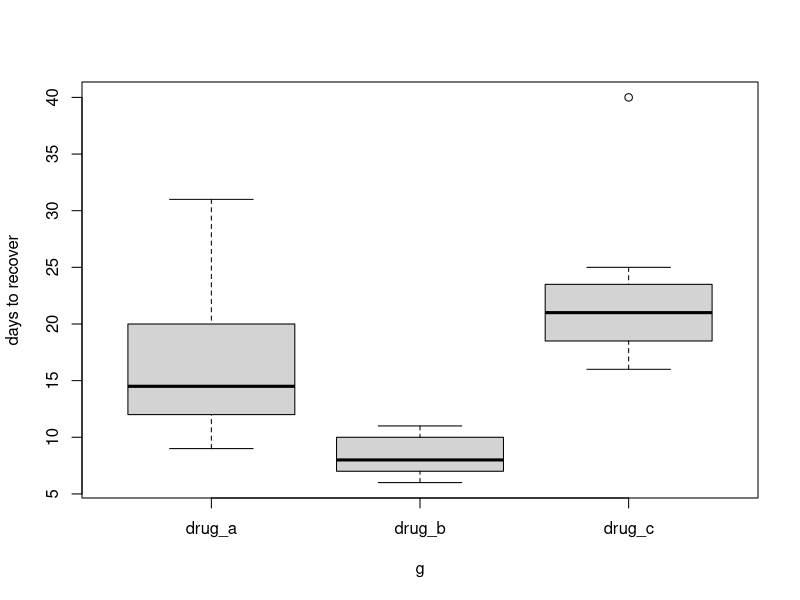

The R source for this figure:
recovery <- list(
  drug_a = c(12, 15, 9, 20, 14, 31),
  drug_b = c(8, 7, 11, 6, 10),
  drug_c = c(18, 22, 16, 25, 19, 21, 40)
)
sapply(recovery, function(x) shapiro.test(x)$p.value)

y <- unlist(recovery)
g <- factor(rep(names(recovery), lengths(recovery)))

kruskal.test(y ~ g)

r <- rank(y)
n_i <- tapply(r, g, length)
R_i <- tapply(r, g, sum)
N <- length(y)
H <- 12 / (N * (N + 1)) * sum(R_i^2 / n_i) - 3 * (N + 1)
c(H = H, p = pchisq(H, nlevels(g) - 1, lower.tail = FALSE))

pairwise.wilcox.test(y, g, p.adjust.method = "holm", exact = FALSE)

boxplot(y ~ g, ylab = "days to recover")

kruskal.test(Ozone ~ Month, data = airquality)

# friedman for repeated measures: 6 judges, 3 products
ratings <- matrix(c(7, 5, 6,
                    8, 6, 7,
                    6, 6, 5,
                    9, 7, 8,
                    7, 4, 6,
                    8, 5, 7), ncol = 3, byrow = TRUE,
                  dimnames = list(NULL, c("P1", "P2", "P3")))
friedman.test(ratings)
